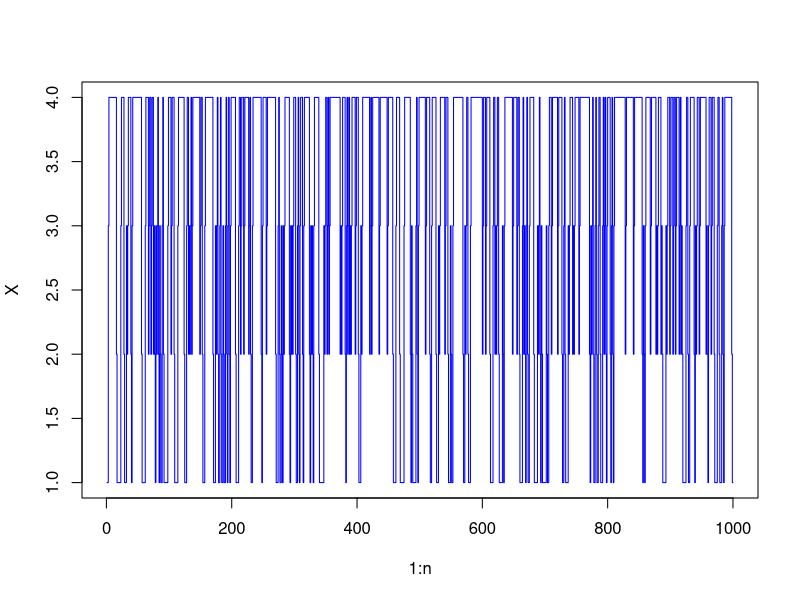
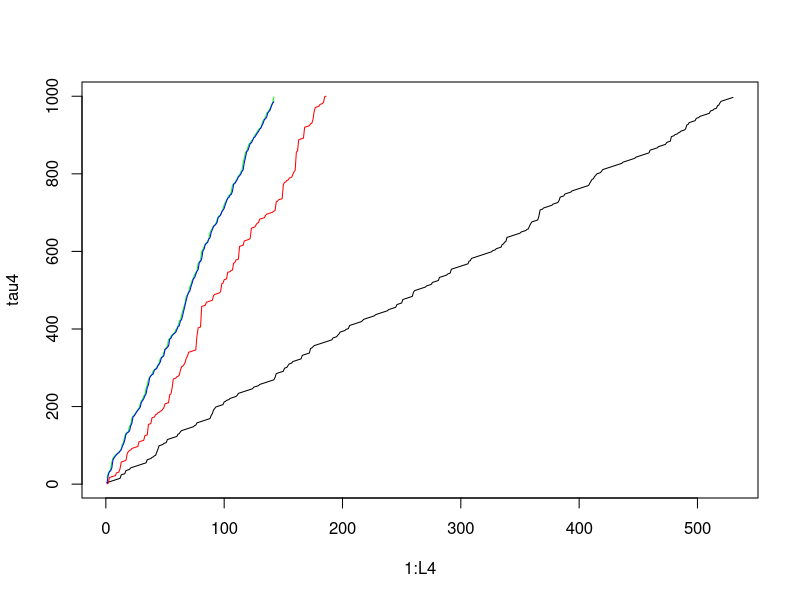
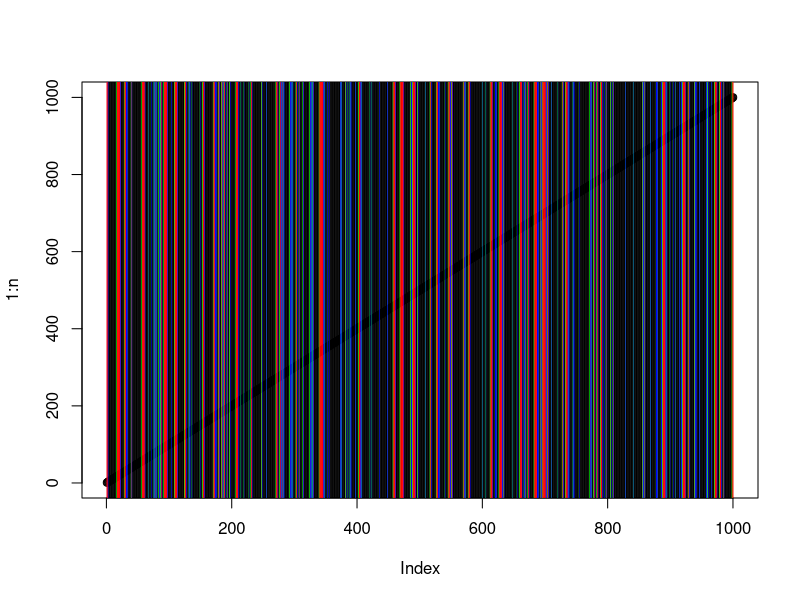
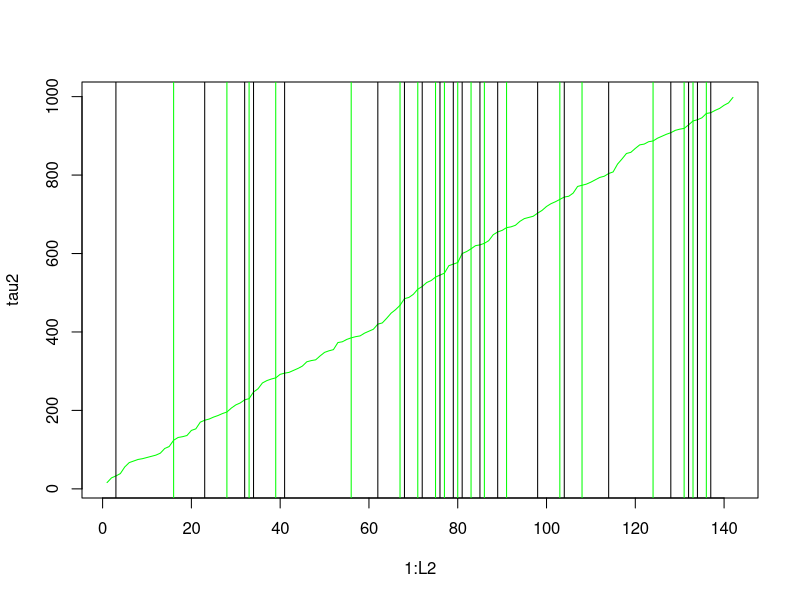
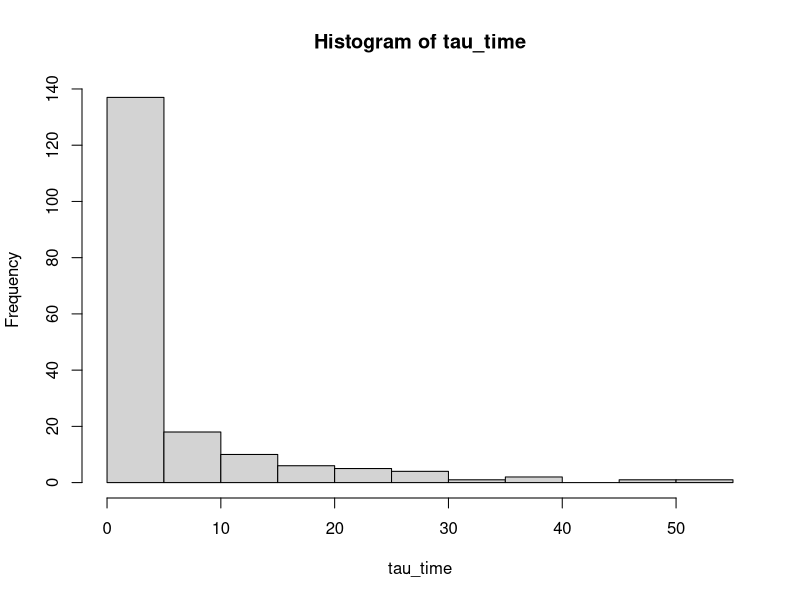
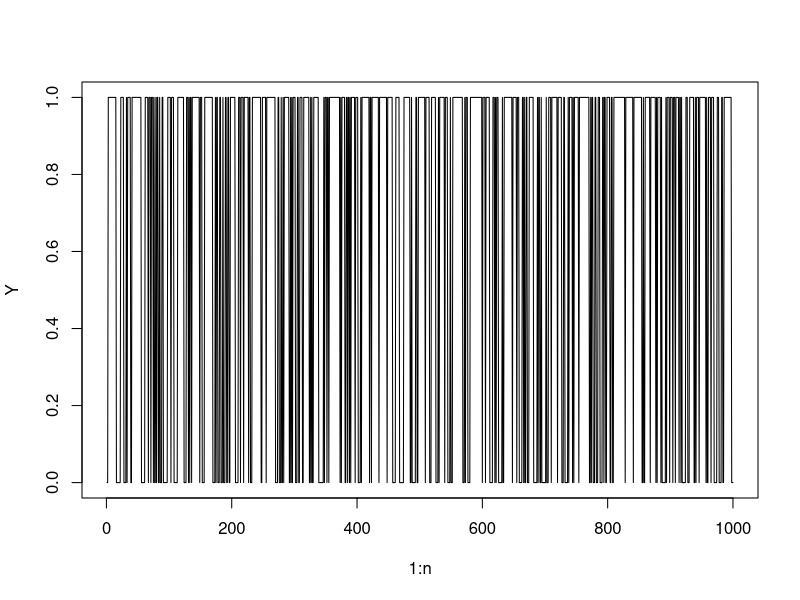
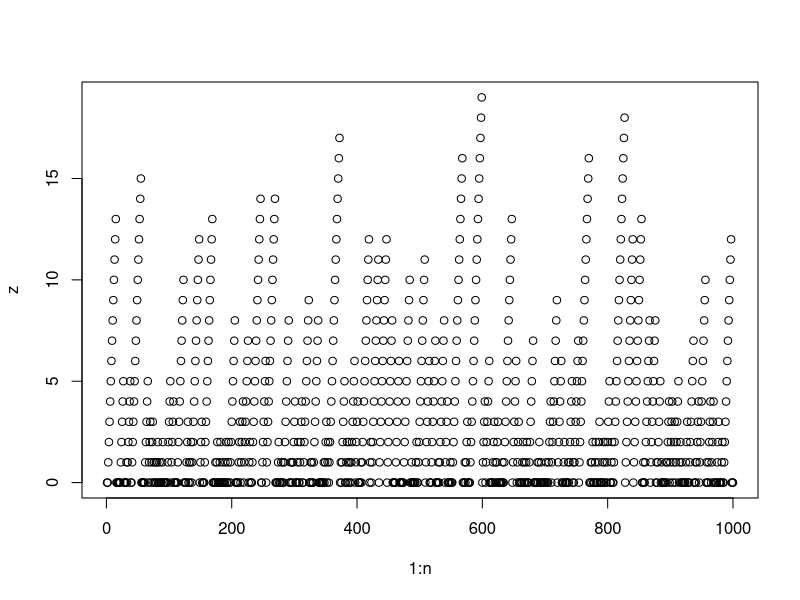
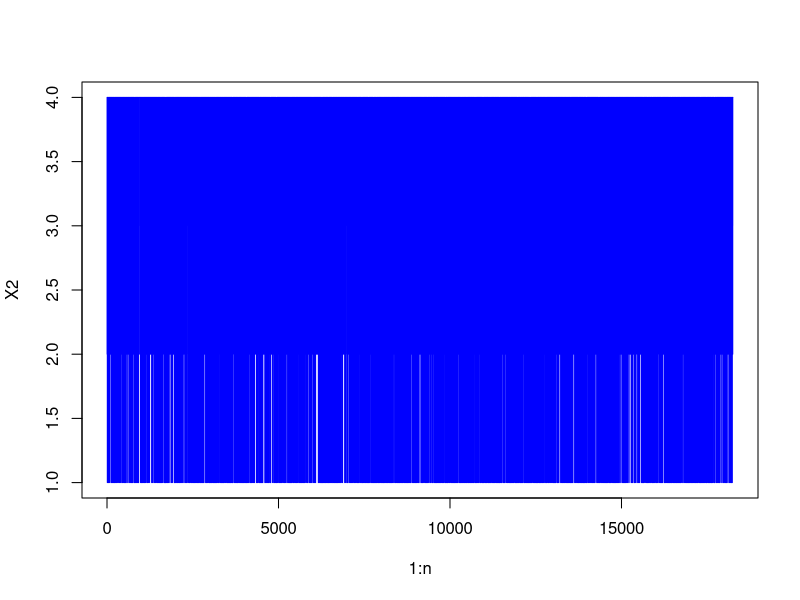

R code for these plots, in order:
init<-rep(0.25,4)
mP<-matrix(0,4,4)
S <-c(1:4)  # state space
mP[1,]<- c(0.62,0.00,0.38,0.00)
mP[2,]<- c(0.55,0.00,0.45,0.00)
mP[3,]<-c(0.00,0.24,0.00,0.76)
mP[4,]<- c(0.00,0.19,0.00,0.81)

rowSums(mP)

n=1000
X = c(rep(0,n+1))
X[1]<-sample(S,1, prob=init )
k=1
for (k in 2:(n+1)) {
    X[k]<-sample(S,1, prob=mP[X[k-1],] )
}
X = X[-1]
plot(1:n, X, type="s", col="blue")

empirical_freq = table(X)/n
piHat = empirical_freq

# f)
mpiHat = matrix(piHat, ncol=4)
delta = abs(mpiHat - (piHat %*% mP))
deltaSum = sum(delta)

stationary_dist = rep(0,4)
for (i in 1:4) {
    e_i = rep(0,4)
    e_i[i] = 1
    e_i = matrix(e_i)
    stationary_dist[i] = abs( mpiHat[i] - ((piHat %*% mP) %*% e_i ) )
}
stationary_dist
sum(stationary_dist)
deltaSum

# g)
#delta = pi - pi*P is close to 0 for n=1000. So piHat is reasonable estimate.

# h)
mP2 = mP %*% mP
mP4 = mP2 %*% mP2
mP8 = mP4 %*% mP4
pi = mP8[1,1:4]
# pi = 0.1969584 0.1336516 0.1357324 0.5336577
# pi close enough when m=8

# i) Find{τ(k), k= 1,...,L}
L<-length(X[X==1])
tau<-order(X)[1:L]

L2=length(X[X==2])
tau2=order(X)[(L+1):(L+L2)]

L3=length(X[X==3])
tau3=order(X)[(L+L2+1):(L+L2+L3)]

L4=length(X[X==4])
tau4=order(X)[(L+L2+L3+1):(L+L2+L3+L4)]

############################
# image 6_1_i_1.jpg
plot(x=1:L4, y=tau4, type="l", col="black")
lines(tau, co="red")
lines(tau2, co="green")
lines(tau3, co="blue")

############################
# image 6_1_i_2.jpg
plot(1:n)
abline(v=tau, col="red")
abline(v=tau2, col="green")
abline(v=tau3, col="blue")
abline(v=tau4, col="black")

############################
#Looking at just event 2 and 3
#They seem to happen with same freq.
#but not always at same time
# either 3 - 4, 3 - 2 or/and 2 - 1
############################
plot(x=1:L2, y=tau2, type="l", col="green")
abline(v=tau2, col="green")
abline(v=tau3, col="black")
##########################

# j)
tau_time = rep(0, L-1)
wait_time = tau[1]
for (i in 2:L) {
    tau_time[i-1] = tau[i] - wait_time
    wait_time = tau[i]
}

#> table(tau_time)
#tau_time
#  1   3   4   5   6   7   8   9  10  11  12  13  14  15  16  17  18  20  21  23  26  33  38 
#126  13   4   9   2   5   5   4   1   4   8   4   2   1   6   2   2   1   1   2   1   2   1 
hist(tau_time)

mean_X0 = sum(tau_time)/(L-1)
#4.742718
#> piHat[1] 
#0.207 
(1/piHat[1] ) - mean_X0
#=0.08819943
# => mean_X0 similar to 1/piHat[1]

# k)
Y<-pmin(pmax(0, X-2),1)
plot(1:n, Y, type='l')

# l) rain days in bergen
z = rep(0, n)
z[1] = Y[1]
for (i in 2:n) {
    z[i] = (z[i-1]+1)*Y[i]
}
plot(1:n, z)

# m) find piHat with n=50*365 (50 years)
###################
# copy - past from top
n=50*365
X2 = c(rep(0,n+1))
X2[1]<-sample(S,1, prob=init )
k=1
for (k in 2:(n+1)) {
    X2[k]<-sample(S,1, prob=mP[X2[k-1],] )
}
X2 = X2[-1]
plot(1:n, X2, type="s", col="blue")

piHat2 = table(X2)/n

#####################
# piHat with 50 years is similar to 1000 days:
#> piHat2
#X2
#        1         2         3         4 
#0.2041096 0.1356164 0.1356164 0.5246575 
#> piHat
#X
#    1     2     3     4 
#0.207 0.138 0.137 0.518 

# n) 
#get pi from eigen vector with eigen value = 1
library(MASS)
e = eigen(mP)
left_vector = ginv(e$vectors)
pi_eig = left_vector[1,]/sum(left_vector[1,])
sum(pi_eig)
#> pi_eig
#[1] 0.1943463 0.1342756 0.1342756 0.5371025
#> piHat2
#X2
#        1         2         3         4 
#0.2041096 0.1356164 0.1356164 0.5246575 
##############
#pi_eig is close to piHat2
#############

# o) rainiest days in 50 years according to model
Y2<-pmin(pmax(0, X2-2),1)
z2 = rep(0, n)
z2[1] = Y2[1]
for (i in 2:n) {
    z2[i] = (z2[i-1]+1)*Y2[i]
}
max(z2)
# z2 = 36 vs z=24", # 103 regndager registert i 1986

# p)
L50<-length(X2[X2==1])
tau50<-order(X2)[1:L50]
tau_time2 = rep(0, L50-1)
wait_time2 = tau50[1]
for (i in 2:L50) {
    tau_time2[i-1] = tau50[i] - wait_time2
    wait_time2 = tau50[i]
} 
d = density(tau_time2)
hist(tau_time2)
plot(d, col="red")

#> mean(tau_time2)
#[1] 4.942818
mean_expo = mean(tau_time2)

#mean = 1/rate
rate_expo = 1/(mean_expo)
hist(rexp(L50-1, rate_expo))
expo_x = (1:(L50-1))
expo_y = dexp((1:length(tau_time2)), rate=(rate_expo))
geom_y = dgeom(1:length(tau_time2), (rate_expo))
#plot(x=expo_x, y=expo_y, type='l')
lines(expo_y)
lines(geom_y)

t2 = tau_time2[order(tau_time2)]
#remove all 1's
t3 = t2[2285:(L50-1)]
plot(density(t3))
plot(density(t3[1081:length(t3)]))

plot(1:(50*365), X2[order(X2)], type="l")

#*********** q) see notes ********************
#6.2
nP<-matrix(0,3,3)
nP[1,]<- c(0.7,0.2,0.1)
nP[2,]<- c(0.0,0.60,0.4)
nP[3,]<-c(0.5,0.0,0.5)

np2 = nP %*% nP
np3 = np2 %*% np2
np4 = np3 %*% nP

#************************
#6.5 a)
nu = t(mP[1,])         # the first row vector of mP
mI = diag(rep(1,4))    # unit matrix
s = mI[,1]             # first unit vector, e_1, in R**4
msnu = s %*% nu
mR = mP - msnu

mP # P
mR # R
s  # = e_0
nu # =v
s %*% nu

#************************
#6.5 b)
library("expm")
M = 40
G_sv_M = mI 
for (i in 1:M) {
    G_sv_M = G_sv_M + mR %^% i
}
pis = nu %*% G_sv_M
wtpi = pis / sum(pis)
#####
e = eigen(mP)
left_vector = ginv(e$vectors)
pi_eig = left_vector[1,]/sum(left_vector[1,])
sum(pi_eig)

#***************
# Close enough
#          [,1]      [,2]     [,3]      [,4]
#[1,] 0.1956271 0.1339258 0.134995 0.5354522
#> pi_eig
#[1] 0.1943463 0.1342756 0.1342756 0.5371025
#> wtpi-pi_eig
#            [,1]          [,2]         [,3]         [,4]
#[1,] 0.001280782 -0.0003498341 0.0007193493 -0.001650297
